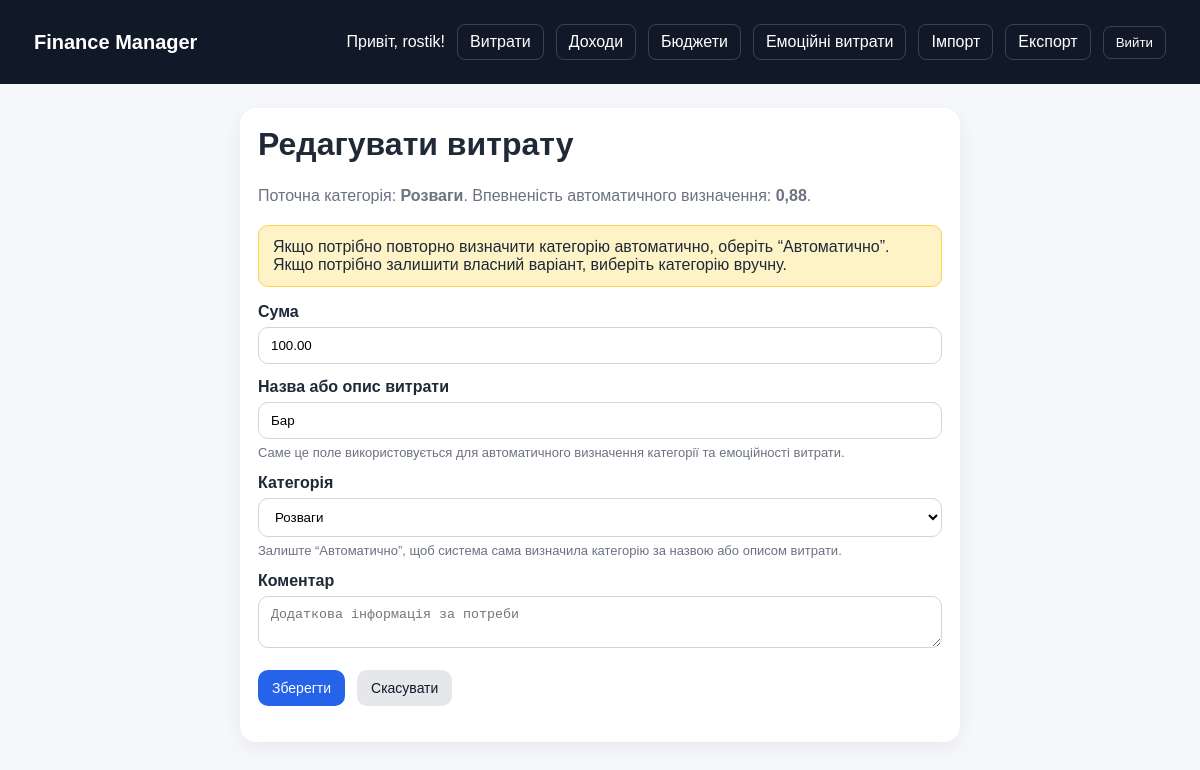
The app's page /expenses/edit/171/ (signed in) with its own data.
### expenses/models.py (models this page shows, shortened)
class Expense(models.Model):
    CATEGORY_CHOICES = [
        ('food', 'Їжа та напої'),
        ('transport', 'Транспорт'),
        ('shopping', 'Шопінг'),
        ('entertainment', 'Розваги'),
        ('bills', 'Комуналка/рахунки'),
        ('health', 'Здоровʼя'),
        ('other', 'Інше'),
    ]
    EMOTIONAL_TAG_CHOICES = [
        ('fast_food', 'Фастфуд / імпульсивна їжа'),
        ('online_shopping', 'Онлайн-шопінг'),
        ('late_night', 'Пізні витрати'),
        ('entertainment', 'Розваги'),
        ('none', 'Не емоційна витрата'),
    ]
    user = models.ForeignKey(User, on_delete=models.CASCADE, related_name='expenses')
    amount = models.DecimalField(max_digits=10, decimal_places=2)
    description = models.CharField(max_length=255)
    created_at = models.DateTimeField(default=timezone.now)
    category = models.CharField(max_length=32, choices=CATEGORY_CHOICES, default='other')
    ml_confidence = models.FloatField(default=0.0)
    is_emotional = models.BooleanField(default=False)
    emotional_tag = models.CharField(
        max_length=32,
        choices=EMOTIONAL_TAG_CHOICES,
        default='none'
    )
    notes = models.TextField(blank=True)
    class Meta:
        ordering = ['-created_at']

### expenses/views.py (the view)
# urls.py: path('expenses/edit/<int:pk>/', views.expense_edit, name='expense_edit'),
@login_required
def expense_edit(request, pk):
    expense = get_object_or_404(Expense, pk=pk, user=request.user)
    old_category = expense.category
    if request.method == 'POST':
        form = ExpenseForm(request.POST, instance=expense)
        if form.is_valid():
            expense = form.save(commit=False)
            manual_category = request.POST.get('category')
            category, confidence, explanation = _resolve_expense_category(expense.description, manual_category)
            expense.category = category
            expense.ml_confidence = confidence
            emotional_decision = analyze_emotional_expense_details(
                expense.description,
                expense.category,
                expense.created_at,
            )
            expense.is_emotional = emotional_decision.is_emotional
            expense.emotional_tag = emotional_decision.tag
            expense.save()
            if old_category != expense.category:
                CategoryFeedback.objects.update_or_create(
                    expense=expense,
                    defaults={
                        'original_category': old_category,
                        'corrected_category': expense.category,
                    }
                )
            messages.success(request, f'Витрату оновлено. {explanation}')
            if expense.is_emotional:
                messages.warning(request, emotional_decision.reason)
            return redirect('expense_list')
    else:
        form = ExpenseForm(instance=expense)
    return render(request, 'expenses/expense_edit.html', {
        'form': form,
        'expense': expense,
    })

### expenses/templates/expenses/expense_edit.html (shortened to what this page needs)
{% extends "expenses/base.html" %}
{% block content %}
<div class="card" style="max-width: 720px; margin: 0 auto;">
    <h1>Редагувати витрату</h1>
    <p class="muted" style="margin-bottom: 16px;">
        Поточна категорія: <strong>{{ expense.get_category_display }}</strong>.
        Впевненість автоматичного визначення: <strong>{{ expense.ml_confidence|floatformat:2 }}</strong>.
    </p>
    <div class="message warning" style="margin-bottom: 16px;">
        Якщо потрібно повторно визначити категорію автоматично, оберіть “Автоматично”.
        Якщо потрібно залишити власний варіант, виберіть категорію вручну.
    </div>
    <form method="post" class="form-grid">
        <div>
            <label>Сума</label>
            {{ form.amount }}
        </div>
        <div>
            <label>Назва або опис витрати</label>
            {{ form.description }}
            <div class="help">Саме це поле використовується для автоматичного визначення категорії та емоційності витрати.</div>
        </div>
        <div>
            <label>Категорія</label>
            {{ form.category }}
            {% if form.category.help_text %}
                <div class="help">{{ form.category.help_text }}</div>
            {% else %}
                <div class="help">Оберіть “Автоматично”, щоб система сама визначила категорію за назвою витрати.</div>
            {% endif %}
        </div>
        <div>
            <label>Коментар</label>
            {{ form.notes }}
        </div>
        <div class="actions" style="margin-top: 4px;">
            <button type="submit" class="btn">Зберегти</button>
            <a href="{% url 'expense_list' %}" class="btn btn-light">Скасувати</a>
        </div>
    </form>
</div>
{% endblock %}

### expenses/templates/expenses/base.html (shortened to what this page needs)
<!DOCTYPE html>
<html lang="uk">
<head>
</head>
<body>
    <div class="nav">
        <div class="container">
            <a href="{% url 'dashboard' %}" class="brand">Finance Manager</a>
            <div class="nav-links">
                {% if user.is_authenticated %}
                    <span>Привіт, {{ user.username }}!</span>
                    <a href="{% url 'expense_list' %}">Витрати</a>
                    <a href="{% url 'income_list' %}">Доходи</a>
                    <a href="{% url 'budget_list' %}">Бюджети</a>
                    <a href="{% url 'emotional_report' %}">Емоційні витрати</a>
                    <a href="{% url 'transaction_import' %}">Імпорт</a>
                    <a href="{% url 'transaction_export' %}">Експорт</a>
                    <form method="post" action="{% url 'logout' %}" class="inline">
                        <button type="submit">Вийти</button>
                    </form>
                {% else %}
                    <a href="{% url 'login' %}">Увійти</a>
                    <a href="{% url 'signup' %}">Реєстрація</a>
                {% endif %}
            </div>
        </div>
    </div>
    <div class="container">
        {% block content %}{% endblock %}
    </div>
</body>
</html>

### expenses/templates/expenses/base.html (style rules this page uses)
* { box-sizing: border-box; }
body { font-family: Arial, sans-serif; margin: 0; background: #f5f7fb; color: #1f2937; }
.container { max-width: 1180px; margin: 0 auto; padding: 24px; }
.nav { background: #111827; color: white; }
.nav .container { display: flex; justify-content: space-between; align-items: center; gap: 16px; flex-wrap: wrap; }
.brand { font-weight: 700; font-size: 20px; color: white; text-decoration: none; }
.nav-links { display: flex; gap: 12px; flex-wrap: wrap; align-items: center; }
.nav-links a, .nav-links button { color: white; background: transparent; border: 1px solid rgba(255,255,255,0.18); padding: 8px 12px; border-radius: 8px; text-decoration: none; cursor: pointer; transition: 0.2s ease; }
h1, h2, h3 { margin-top: 0; }
p { line-height: 1.55; }
.card { background: white; border-radius: 16px; padding: 18px; box-shadow: 0 6px 20px rgba(15, 23, 42, 0.06); }
.actions { display: flex; gap: 12px; flex-wrap: wrap; margin-bottom: 18px; }
.btn { display: inline-block; padding: 10px 14px; border-radius: 10px; text-decoration: none; background: #2563eb; color: white; border: none; cursor: pointer; transition: 0.2s ease; font-size: 14px; }
.btn-light { background: #e5e7eb; color: #111827; }
form.inline { display: inline; }
.message { padding: 12px 14px; border-radius: 10px; margin-bottom: 10px; }
.message.warning { background: #fef3c7; border: 1px solid #fcd34d; }
.muted { color: #6b7280; }
.form-grid { display: grid; gap: 14px; }
label { display: block; font-weight: 600; margin-bottom: 6px; }
input, select, textarea { width: 100%; box-sizing: border-box; padding: 10px 12px; border: 1px solid #d1d5db; border-radius: 10px; background: white; }
.help { font-size: 13px; color: #6b7280; margin-top: 6px; }

### records on screen
Expense: category "Розваги", ml_confidence "0,88", amount "100.00", description "Бар"

### other values on screen
{{ user.username }} "rostik"
